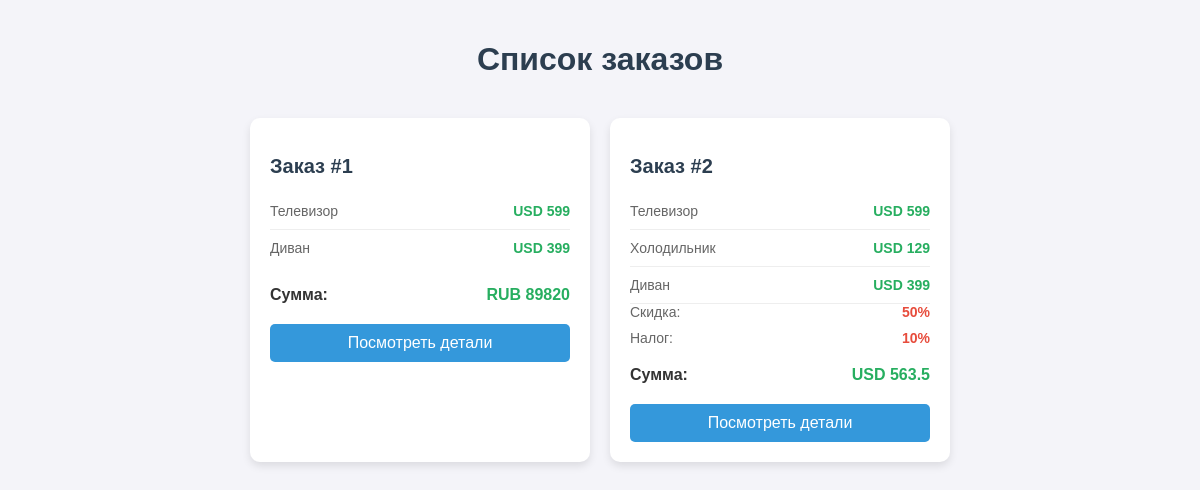
Screenshot of /orders/ with the database file from the repository.
### items/models.py (models this page shows, shortened)
class Order(models.Model):
    items = models.ManyToManyField(Item)
    discount = models.ForeignKey(Discount, on_delete=models.SET_NULL, null=True, blank=True)
    tax = models.ForeignKey(Tax, on_delete=models.SET_NULL, null=True, blank=True)
    total_amount = models.DecimalField(max_digits=10, decimal_places=2, default=0)
    currency = models.CharField(max_length=3, choices=[('usd', 'USD'), ('rub', 'RUB')],default='rub')
    def convert_currency(self, amount, currency):
        if currency == self.currency:
            return amount
        if self.currency == 'rub' and currency == 'usd':
            return amount * 90
        elif self.currency == 'usd' and currency == 'rub':
            return amount / 90
    def calculate_total(self):
        total = 0
        for item in self.items.all():
            total += self.convert_currency(item.price, item.currency)
        if self.discount:
            total -= total * (self.discount.amount / 100)
        if self.tax and not self.tax.rate:
            total += total * (self.tax.rate / 100)
        self.total_amount = total
        self.save()
        return total

class Item(models.Model):
    CURRENCY_CHOISE = [
        ('usd', 'USD'),
        ('rub', 'RUB')
    ]
    name = models.CharField(max_length=100)
    description = models.CharField(max_length=100)
    price = models.IntegerField()
    currency = models.CharField(max_length=3, choices=CURRENCY_CHOISE, default='usd')

class Discount(models.Model):
    amount = models.IntegerField(help_text="Скидка в процентах")
    description = models.CharField(max_length=255)

class Tax(models.Model):
    rate = models.IntegerField(help_text="Налоговая ставка в прцоентах")
    description = models.CharField(max_length=255)

### items/views.py (the view)
# urls.py: path('orders/', views.orders_get, name='orders_list'),
def orders_get(request):
    orders = Order.objects.all()
    return render(request, 'orders_list.html', {
        'orders': orders,
    })

### items/templates/orders_list.html (shortened to what this page needs)
{% load static %}
<html lang="en">
<head>
    <link rel="stylesheet" href="{% static 'items/css/orders_style.css' %}">
</head>
<body>
    <div class="container">
        <h1>Список заказов</h1>
        <div class="orders-list">
            {% for order in orders %}
            <div class="order-card">
                <h2>Заказ #{{ order.id }}</h2>
                <ul class="items-list">
                    {% for item in order.items.all %}
                    <li class="item">
                        <span class="item-name">{{ item.name }}</span>
                        <span class="item-price">
                            {{ item.currency|upper }} {{ item.price }}
                        </span>
                    </li>
                    {% endfor %}
                    {% if order.discount %}
                    <div class="discount">
                        <span>Скидка:</span>
                        <span class="discount-amount">{{ order.discount.amount }}%</span>
                    </div>
                    {% endif %}
                    {% if order.tax %}
                    <div class="tax">
                        <span>Налог:</span>
                        <span class="tax-rate">{{ order.tax.rate }}%</span>
                    </div>
                    {% endif %}
                </ul>
                <div class="order-total">
                    <span>Сумма:</span>
                    <span class="total-price">{{ order.currency|upper }} {{ order.calculate_total }}</span>
                </div>
                <button class="pay-button" onclick="location.href='/orders/{{order.id}}/'">Посмотреть детали</button>
            </div>
            {% endfor %}
        </div>
    </div>
</body>
</html>

### items/static/items/css/orders_style.css (style rules this page uses)
body { font-family: Arial, sans-serif; background-color: #f4f4f9; margin: 0; padding: 0; color: #333; }
.container { max-width: 1200px; margin: 0 auto; padding: 20px; }
h1 { text-align: center; color: #2c3e50; margin-bottom: 40px; }
.orders-list { display: flex; flex-wrap: wrap; gap: 20px; justify-content: center; }
.order-card { background-color: #fff; border-radius: 10px; box-shadow: 0 4px 8px rgba(0, 0, 0, 0.1); padding: 20px; width: 300px; text-align: left; transition: transform 0.3s ease, box-shadow 0.3s ease; }
.order-card h2 { font-size: 20px; color: #2c3e50; margin-bottom: 15px; }
.items-list { list-style: none; padding: 0; margin: 0 0 20px 0; }
.items-list .item { display: flex; justify-content: space-between; padding: 10px 0; border-bottom: 1px solid #eee; }
.items-list .item:last-child { border-bottom: none; }
.item-name { font-size: 14px; color: #666; }
.item-price { font-size: 14px; color: #27ae60; font-weight: bold; }
.order-total { display: flex; justify-content: space-between; font-size: 16px; font-weight: bold; margin-bottom: 20px; }
.total-price { color: #27ae60; }
.pay-button { background-color: #3498db; color: #fff; border: none; padding: 10px 20px; font-size: 16px; border-radius: 5px; cursor: pointer; width: 100%; transition: background-color 0.3s ease; }
.discount, .tax { display: flex; justify-content: space-between; font-size: 14px; color: #666; margin-bottom: 10px; }
.discount-amount, .tax-rate { color: #e74c3c; font-weight: bold; }

### rows the page displays
Order: id "1", currency "RUB", calculate_total "89820"
Item: name "Телевизор", currency "USD", price "599"
Item: name "Диван", currency "USD", price "399"
Order: id "2", discount.amount "50", tax.rate "10", currency "USD", calculate_total "563.5"
Item: name "Холодильник", currency "USD", price "129"
